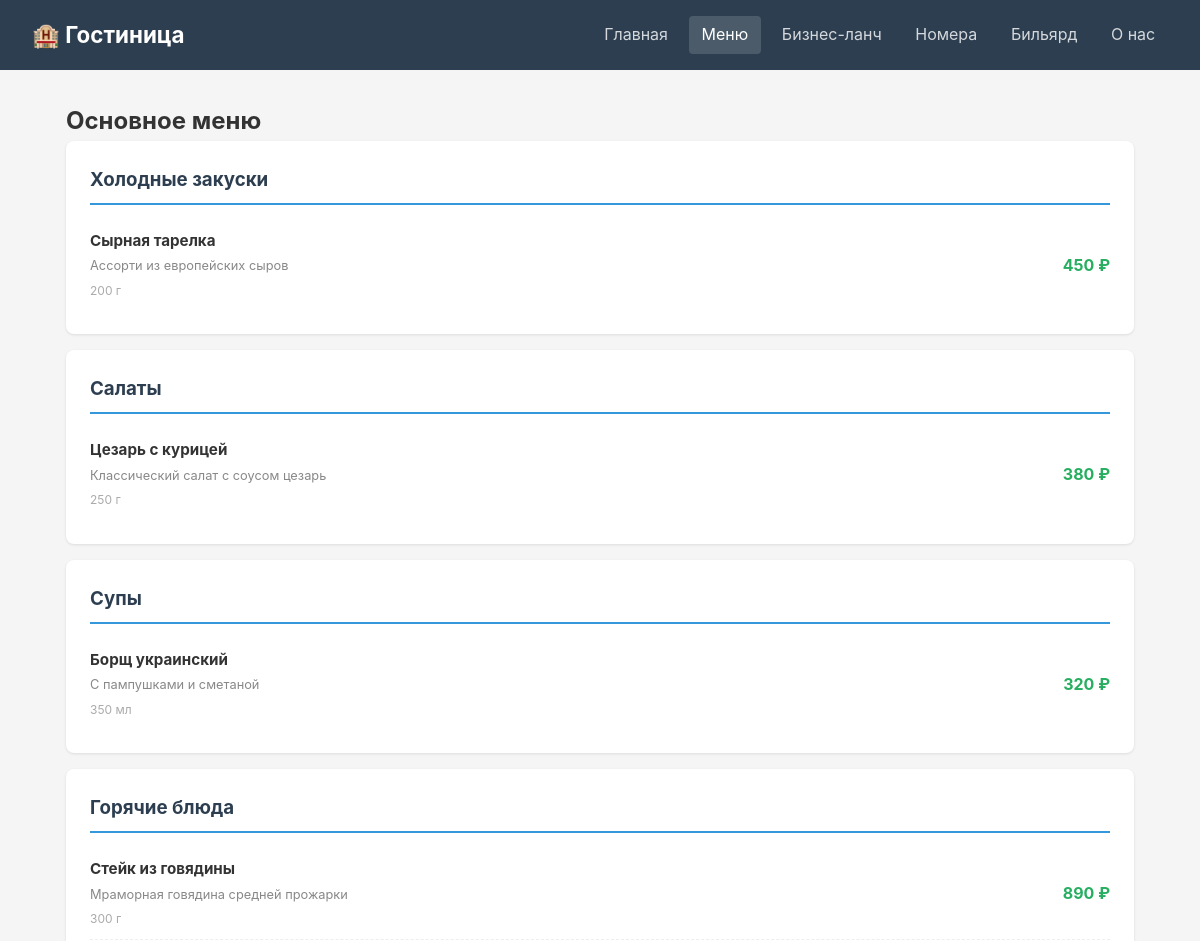
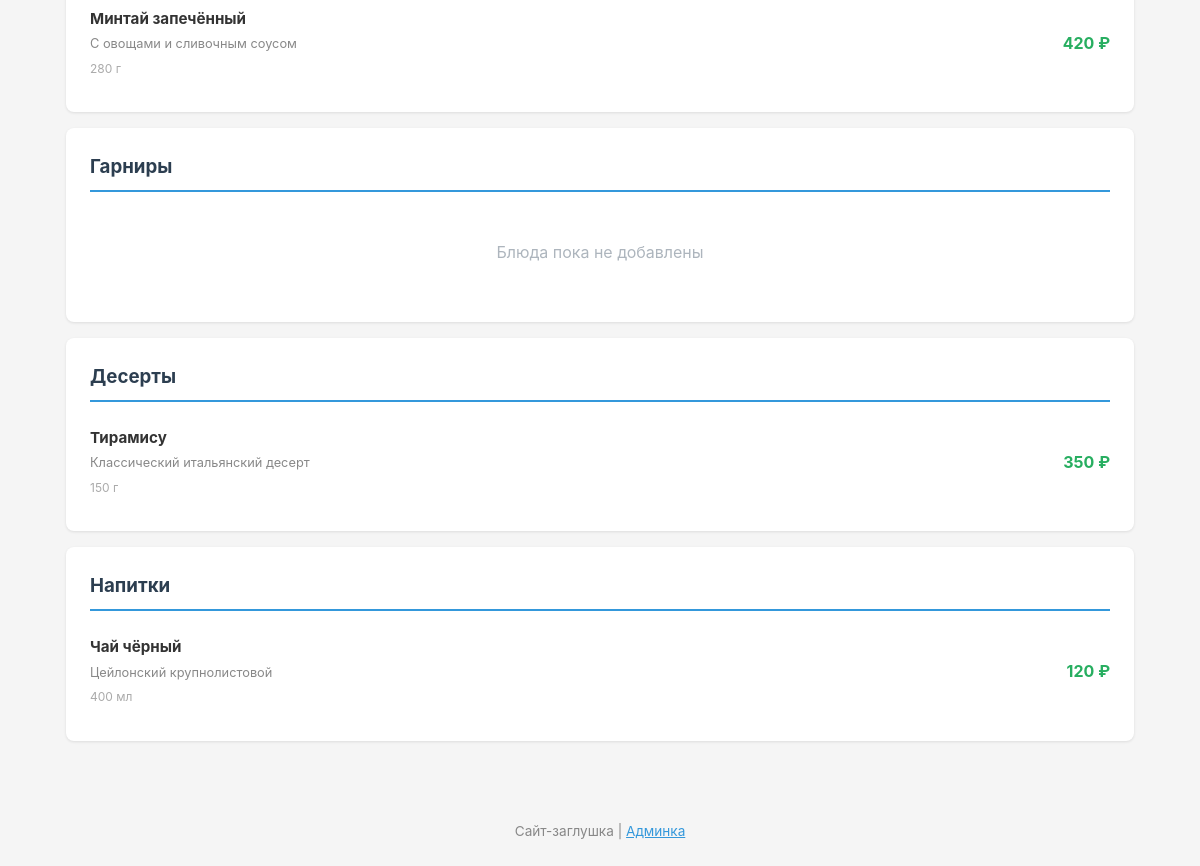
/pages/menu.php, run on the app's committed database (2 pictures, top to bottom).
### tables this page shows
CREATE TABLE menu_categories (
    id INTEGER PRIMARY KEY AUTOINCREMENT,
    name TEXT NOT NULL,
    menu_type TEXT NOT NULL CHECK(menu_type IN ('main', 'business_lunch')),
    sort_order INTEGER DEFAULT 0
);

CREATE TABLE menu_items (
    id INTEGER PRIMARY KEY AUTOINCREMENT,
    category_id INTEGER NOT NULL,
    name TEXT NOT NULL,
    description TEXT DEFAULT '',
    price REAL NOT NULL,
    weight TEXT DEFAULT '',
    image TEXT DEFAULT '',
    sort_order INTEGER DEFAULT 0,
    FOREIGN KEY (category_id) REFERENCES menu_categories(id) ON DELETE CASCADE
);

### pages/menu.php (the view, shortened to what this page needs)
<?php require_once __DIR__ . '/../db.php'; $db = getDB(); ?>
<!DOCTYPE html>
<html lang="ru">
<head>
    <link rel="stylesheet" href="../style.css">
</head>
<body>
    <header>
        <h1>🏨 Гостиница</h1>
        <nav>
            <a href="../index.php">Главная</a>
            <a href="menu.php" class="active">Меню</a>
            <a href="business_lunch.php">Бизнес-ланч</a>
            <a href="rooms.php">Номера</a>
            <a href="billiards.php">Бильярд</a>
            <a href="about.php">О нас</a>
        </nav>
    </header>
    <main>
        <h2>Основное меню</h2>
        <?php
        $categories = $db->query("SELECT * FROM menu_categories WHERE menu_type = 'main' ORDER BY sort_order");
        while ($cat = $categories->fetchArray(SQLITE3_ASSOC)):
            $items = $db->query("SELECT * FROM menu_items WHERE category_id = {$cat['id']} ORDER BY sort_order");
            $hasItems = false;
        ?>
        <div class="menu-section">
            <h3><?= htmlspecialchars($cat['name']) ?></h3>
            <?php while ($item = $items->fetchArray(SQLITE3_ASSOC)): $hasItems = true; ?>
            <div class="menu-item">
                <div class="menu-item-info">
                    <h4><?= htmlspecialchars($item['name']) ?></h4>
                    <?php if ($item['description']): ?>
                        <p><?= htmlspecialchars($item['description']) ?></p>
                    <?php endif; ?>
                    <?php if ($item['weight']): ?>
                        <span class="weight"><?= htmlspecialchars($item['weight']) ?></span>
                    <?php endif; ?>
                </div>
                <div class="menu-item-price"><?= number_format($item['price'], 0, '', ' ') ?> ₽</div>
            </div>
            <?php endwhile; ?>
            <?php if (!$hasItems): ?>
                <p class="empty">Блюда пока не добавлены</p>
            <?php endif; ?>
        </div>
        <?php endwhile; ?>
    </main>
    <footer>
        <p>Сайт-заглушка | <a href="../admin/">Админка</a></p>
    </footer>
</body>
</html>

### style.css (style rules this page uses)
* { margin: 0; padding: 0; box-sizing: border-box; }
body { font-family: -apple-system, BlinkMacSystemFont, 'Segoe UI', sans-serif; color: #333; background: #f5f5f5; line-height: 1.6; }
header { background: #2c3e50; color: white; padding: 1rem 2rem; display: flex; align-items: center; justify-content: space-between; flex-wrap: wrap; gap: 1rem; }
header h1 { font-size: 1.4rem; }
nav { display: flex; gap: 0.5rem; flex-wrap: wrap; }
nav a { color: rgba(255,255,255,0.8); text-decoration: none; padding: 0.4rem 0.8rem; border-radius: 4px; transition: background 0.2s; }
nav a:hover, nav a.active { background: rgba(255,255,255,0.15); color: white; }
main { max-width: 1100px; margin: 0 auto; padding: 2rem 1rem; }
.menu-section { background: white; padding: 1.5rem; border-radius: 8px; margin-bottom: 1rem; box-shadow: 0 1px 3px rgba(0,0,0,0.1); }
.menu-section h3 { color: #2c3e50; margin-bottom: 1rem; border-bottom: 2px solid #3498db; padding-bottom: 0.5rem; }
.menu-item { display: flex; justify-content: space-between; align-items: center; padding: 0.5rem 0; border-bottom: 1px dashed #eee; }
.menu-item:last-child { border-bottom: none; }
.menu-item-info h4 { font-size: 0.95rem; margin-bottom: 0.2rem; }
.menu-item-info p { font-size: 0.8rem; color: #888; }
.menu-item-info .weight { font-size: 0.75rem; color: #aaa; }
.menu-item-price { font-weight: 700; color: #27ae60; white-space: nowrap; }
footer { text-align: center; padding: 2rem; color: #888; font-size: 0.85rem; }
footer a { color: #3498db; }
.empty { text-align: center; padding: 2rem; color: #adb5bd; }

### data on the page
menu_categories: name "Холодные закуски"
menu_items: name "Сырная тарелка", description "Ассорти из европейских сыров", weight "200 г", price "450"
menu_categories: name "Салаты"
menu_items: name "Цезарь с курицей", description "Классический салат с соусом цезарь", weight "250 г", price "380"
menu_categories: name "Супы"
menu_items: name "Борщ украинский", description "С пампушками и сметаной", weight "350 мл", price "320"
menu_categories: name "Горячие блюда"
menu_items: name "Стейк из говядины", description "Мраморная говядина средней прожарки", weight "300 г", price "890"
menu_items: name "Минтай запечённый", description "С овощами и сливочным соусом", weight "280 г", price "420"
menu_categories: name "Гарниры", shows "Блюда пока не добавлены"
menu_categories: name "Десерты"
menu_items: name "Тирамису", description "Классический итальянский десерт", weight "150 г", price "350"
menu_categories: name "Напитки"
menu_items: name "Чай чёрный", description "Цейлонский крупнолистовой", weight "400 мл", price "120"
